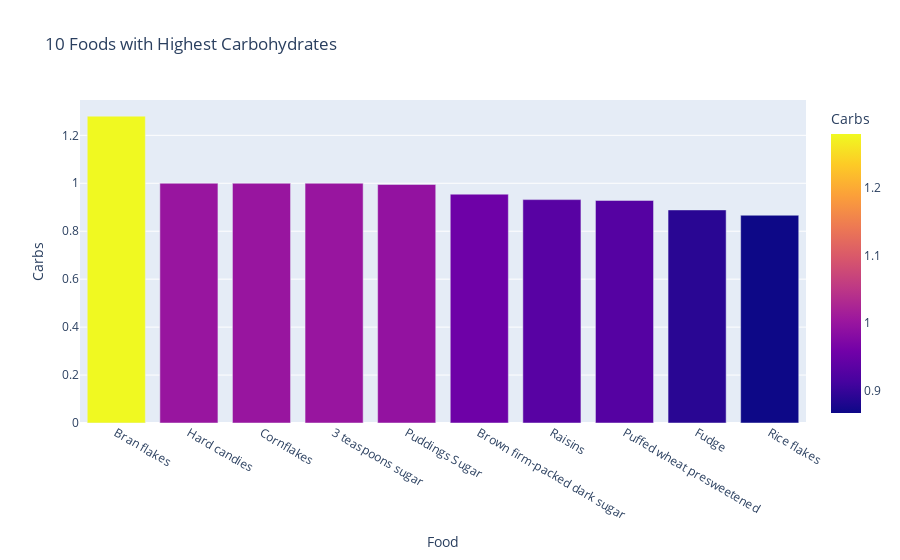

Here is the notebook cell this chart was saved with:
### Markdown cell above
Now for Carbohydrates:

### Code cell
carbs = nutrition.sort_values(by='Carbs', ascending= False)
top_10_carbs = carbs.head(10)
fig = px.bar(top_10_carbs, x='Food', y='Carbs', color='Carbs', title=' 10 Foods with Highest Carbohydrates', template = 'plotly')
fig.show()

### Figure 1 — Plotly figure (JSON) as saved in the notebook; plotly's stock layout.template omitted (floating-point values rounded to 4 significant figures)
{"data": [{"alignmentgroup": "True", "hovertemplate": "Food=%{x}<br>Carbs=%{marker.color}<extra></extra>", "legendgroup": "", "marker": {"color": [1.28, 1, 1, 1, 0.995, 0.9545, 0.9318, 0.9286, 0.8889, 0.8667], "coloraxis": "coloraxis", "pattern": {"shape": ""}}, "name": "", "offsetgroup": "", "orientation": "v", "showlegend": false, "textposition": "auto", "type": "bar", "x": ["Bran flakes", "Hard candies", "Cornflakes", "3 teaspoons sugar", "Puddings Sugar", "Brown firm-packed dark sugar", "Raisins", "Puffed wheat presweetened", "Fudge", "Rice flakes"], "xaxis": "x", "y": [1.28, 1, 1, 1, 0.995, 0.9545, 0.9318, 0.9286, 0.8889, 0.8667], "yaxis": "y"}], "layout": {"autosize": true, "barmode": "relative", "coloraxis": {"colorbar": {"title": {"text": "Carbs"}}, "colorscale": [[0, "#0d0887"], [0.1111, "#46039f"], [0.2222, "#7201a8"], [0.3333, "#9c179e"], [0.4444, "#bd3786"], [0.5556, "#d8576b"], [0.6667, "#ed7953"], [0.7778, "#fb9f3a"], [0.8889, "#fdca26"], [1, "#f0f921"]]}, "legend": {"tracegroupgap": 0}, "title": {"text": " 10 Foods with Highest Carbohydrates"}, "xaxis": {"anchor": "y", "autorange": true, "domain": [0, 1], "range": [-0.5, 9.5], "title": {"text": "Food"}, "type": "category"}, "yaxis": {"anchor": "x", "autorange": true, "domain": [0, 1], "range": [0, 1.347], "title": {"text": "Carbs"}, "type": "linear"}}}
